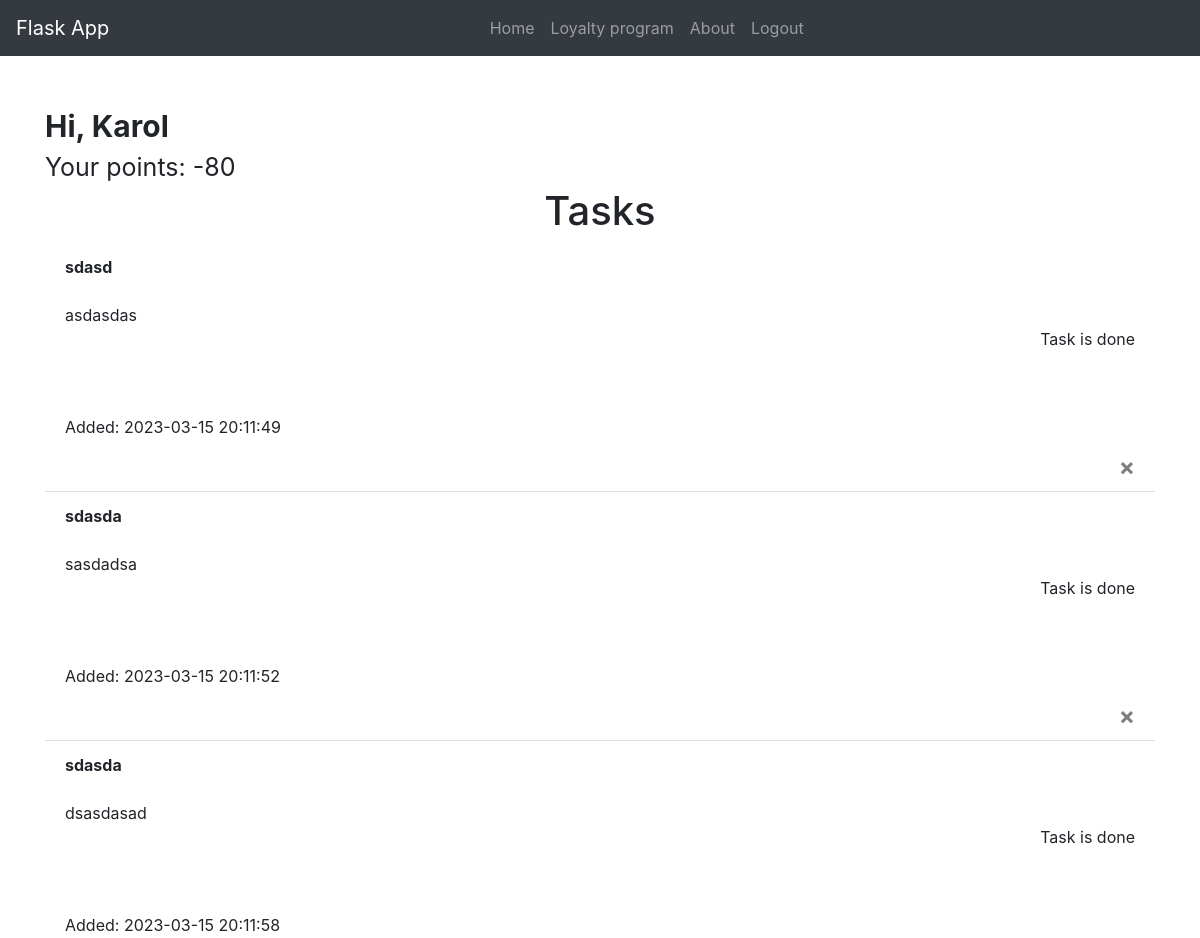
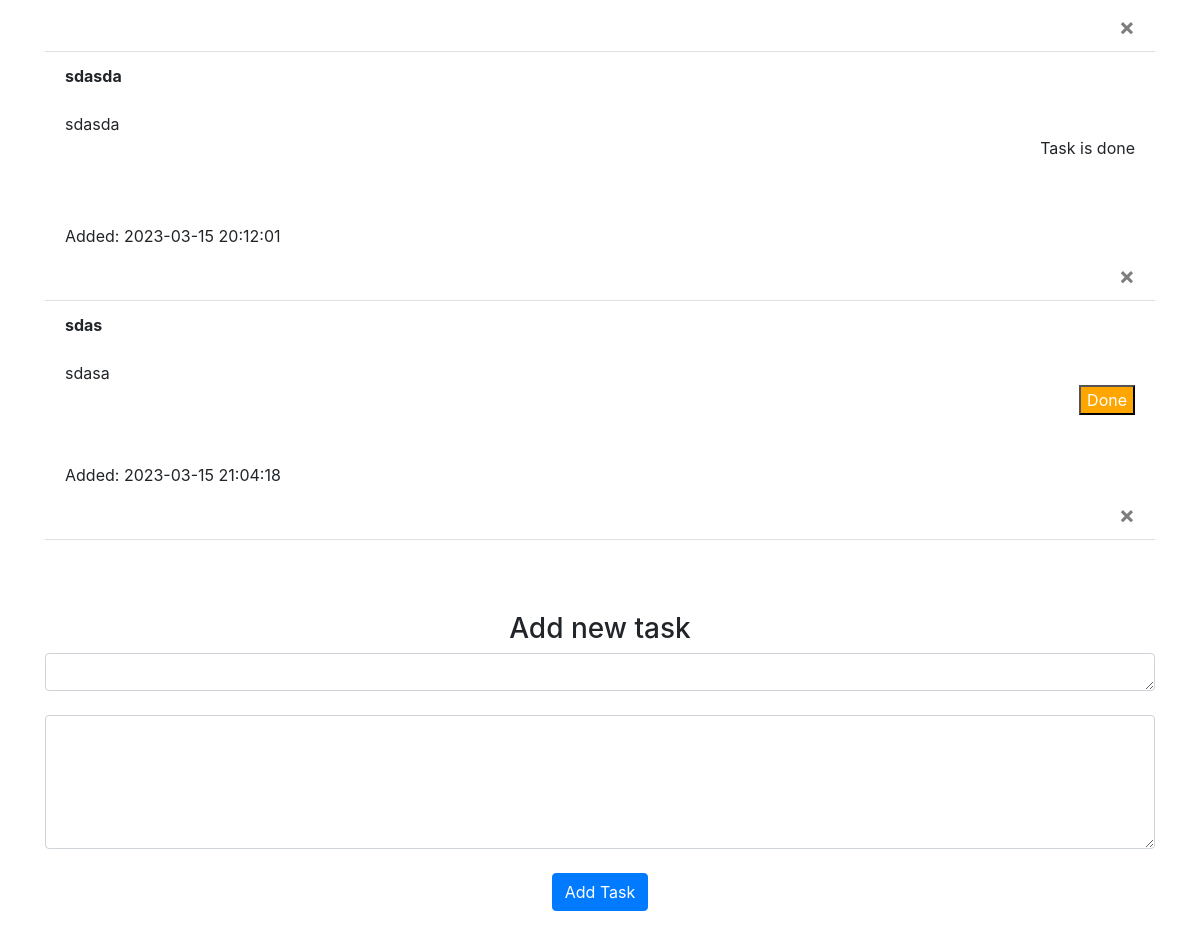
Screenshot of / (signed in) with the database file from the repository (2 pictures, top to bottom).
### website/models.py (models this page shows)
class User(db.Model, UserMixin):
    id = db.Column(db.Integer, primary_key=True)
    email = db.Column(db.String(150), unique=True)
    password = db.Column(db.String(150))
    first_name = db.Column(db.String(150))
    points = db.Column(db.Integer, default=0)
    tasks = db.relationship('Task')
    prizes = db.relationship('Prize')

class Task(db.Model):
    id = db.Column(db.Integer, primary_key=True)
    title = db.Column(db.String(150))
    data = db.Column(db.String(10000))
    complete = db.Column(db.Boolean, default=False)
    date = db.Column(db.DateTime(timezone=True), default=func.now())
    first_name = db.relationship('User')
    user_id = db.Column(db.Integer, db.ForeignKey('user.id'))

### website/views.py (the view, shortened to what this page needs)
@views.route('', methods=['GET', 'POST'])
@login_required
def home():
    return render_template("home.html", user=current_user)

### website/__init__.py (called while the page is built)
def create_app():
    app = Flask(__name__)
    app.config['SECRET_KEY'] = 'hjshjhdjah kjshkjdhjs'
    app.config['SQLALCHEMY_DATABASE_URI'] = f'sqlite:///{DB_NAME}'
    db.init_app(app)
    from .views import views
    from .auth import auth
    app.register_blueprint(views, url_prefix='/')
    app.register_blueprint(auth, url_prefix='/')
    from .models import User, Task
    create_database(app)
    login_manager = LoginManager()
    login_manager.login_view = 'auth.login'
    login_manager.init_app(app)
    @login_manager.user_loader
    def load_user(id):
        return User.query.get(int(id))
    return app

### website/templates/home.html (shortened to what this page needs)
{% extends "base.html" %} {% block title %}Home{% endblock %} {% block content
%}
<br />
<br />
<a class="sayhi">Hi, {{user.first_name}}</a>
<br />
<a class="points">Your points: {{user.points}}</a>
<h1 align="center">Tasks</h1>
<ul class="list-group list-group-flush" id="tasks">
  {% for task in user.tasks %}
  <li class="list-group-item">
    <div class = "title">
    {{ task.title }}
  </div>
    <br />
    {{ task.data }}
    <div align="right">
      {% if not task.complete %}
      <button type="submit" class="bg-teal" onClick="doneTask({{task.id}})"> Done </button>
    {% else %}
    <p>Task is done</p>
    {% endif %}
    </div>
    <br />
    <br />
    <p>Added:   {{task.date}}</p>
    <div align="right">
    <button type="button" class="close" onClick="deleteTask({{task.id}})">
      <span aria-hidden="true">&times;</span>
    </button>
  </div>
  </li>
  {% endfor %}
</ul>
<br />
<br />
<br />
<h3 align="center">Add new task</h3>
<form method="POST">
  <textarea name="title" id="title" class="form-control" rows = "1"></textarea>
  <br />
  <textarea name="task" id="task" class="form-control" rows = "5"></textarea>
  <br />
  <div align="center">
    <button type="submit" class="btn btn-primary">Add Task</button>
  </div>
</form>
<br />
<br />
<br />
{% endblock %}

### website/templates/home.html (style rules this page uses)
.bg-teal { background: orange; color:white; }
.title { font-weight: bold; }
.sayhi { font-weight: bold; font-size: 30px; }
.points { font-size: 25px; }

### rows the page displays
User: first_name "Karol", points "-80"
Task: title "sdasd", data "asdasdas", complete "Task is done", date "2023-03-15 20:11:49"
Task: title "sdasda", data "sasdadsa", complete "Task is done", date "2023-03-15 20:11:52"
Task: title "sdasda", data "dsasdasad", complete "Task is done", date "2023-03-15 20:11:58"
Task: title "sdasda", data "sdasda", complete "Task is done", date "2023-03-15 20:12:01"
Task: title "sdas", data "sdasa", date "2023-03-15 21:04:18"
